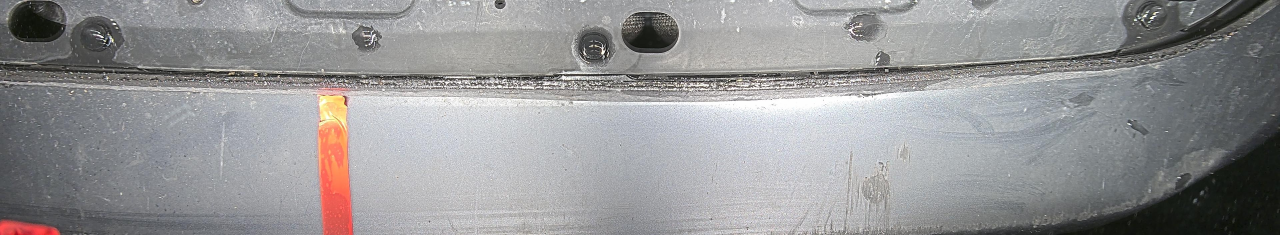
#> input picture pics/1000.jpg, 3839 x 705 px, found by its file name (shown at 1/3 size); its folder holds 4 pictures in this run
$ python collage_stitcher.py
#> lines starting #> are read from the running program, lines starting #| are printed output that depends on the picture
import cv2
import os
import numpy as np

# Set the maximum width and hight of each image in the collage
max_width = 3839
max_height = 705
images=[]
# Create a SIFT object
orb = cv2.ORB_create(edgeThreshold = 80,patchSize = 4,fastThreshold = 90,WTA_K=4)
bf = cv2.BFMatcher(cv2.NORM_HAMMING2, crossCheck=True)

img_list=os.listdir(rf'C:\Users\Avishag\Desktop\SpinFrameRND\undercarriage\colagge_stitching\pics')
# Get a list of all the image files that you want to include in the collage
for img in img_list:
    images.append(cv2.imread(rf'.\pics\{img}'))
#> pass 2 of the loop `for img in img_list:`:
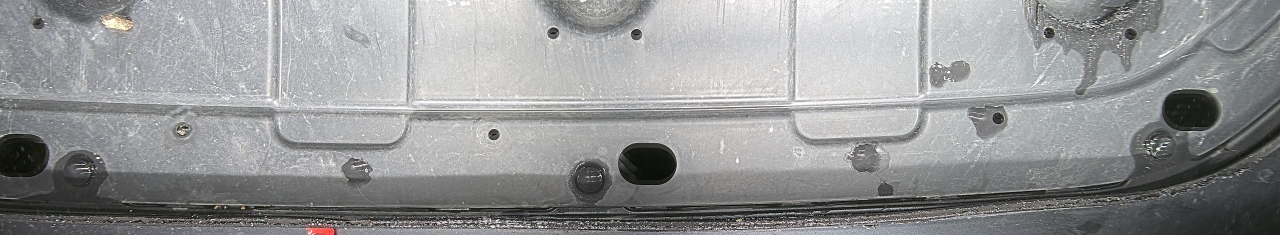
#> input picture pics/1001.jpg, 3839 x 705 px, found by its file name (shown at 1/3 size)
#> pass 3 of the loop `for img in img_list:`:
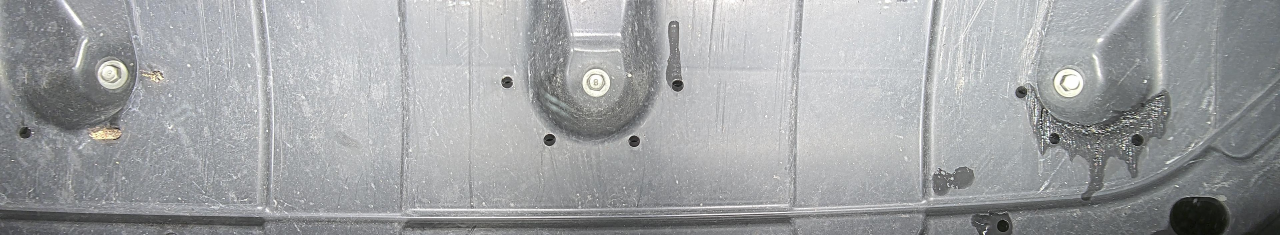
#> input picture pics/1002.jpg, 3839 x 705 px, found by its file name (shown at 1/3 size)
#> the loop made 4 passes; the first 3 are shown
images=images[::-1]


# Calculate the number of rows and columns in the collage based on the number of images
num_images = len(images)
num_cols = 1 #number of cams
num_rows = num_images

# Create a new blank image to use as the collage
collage = np.zeros((num_rows * max_height, num_cols * max_width, 3), np.uint8)

# Paste each image into the collage

row = 0
col = 0
for image in images:
    # Resize the image to fit within the maximum width and hight
    hight,width = image.shape[:2]
#> hight = 705; width = 3839
    if hight > max_height or width > max_width:
        #get scale parameter for resizing
        if hight > width:
            scale = max_height / hight
        else:
            scale = max_width / width
        #resize image
        image = cv2.resize(image, (int(width * scale), int(hight * scale)))
        hight, width = image.shape[:2]
    if row==0:
         # Paste the image into the collage
            y_start = row * max_height + (max_height - hight) // 2
#> y_start = 0
            y_end = y_start + hight
#> y_end = 705
            x_start = col * max_width + (max_width - width) // 2
#> x_start = 0
            x_end = x_start + width
#> x_end = 3839
            collage[y_start:y_end, x_start:x_end] = image
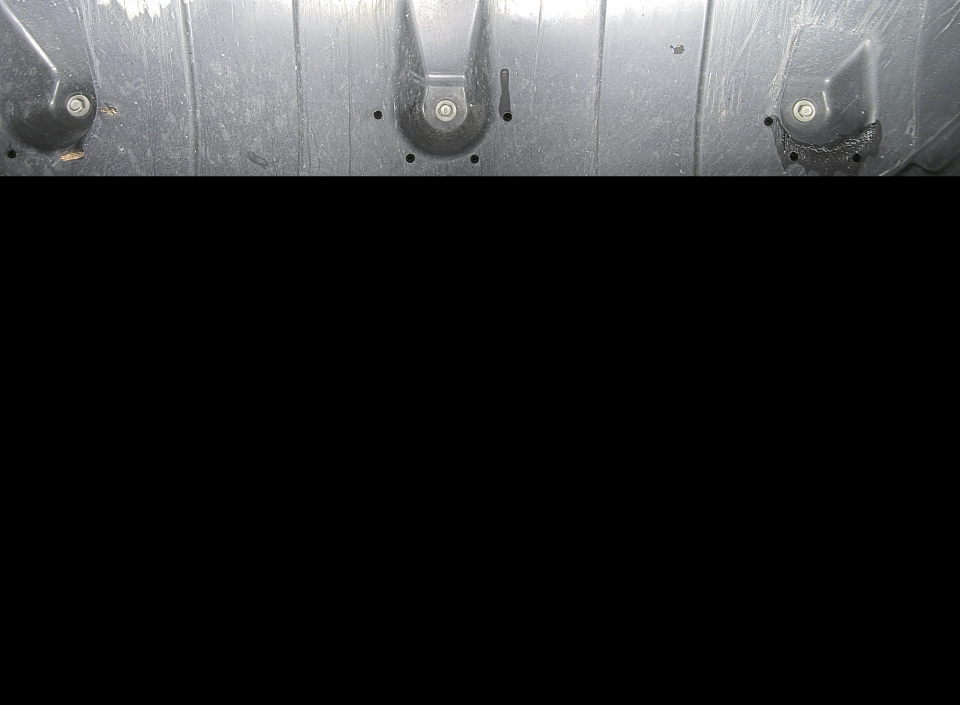
#> collage: shape (2820, 3839, 3) (shown at 1/4 size); mean B, G, R 38.6, 37.9, 37.5
            # Move to the next row and column
            row += 1
            cv2.imwrite('collage.jpg', collage)
    else:
            #find matching key point and get coordinates in collage and in picture
            img1 = cv2.imread("collage.jpg")
            col_hight=y_end
            img2 = image
            kp1, des1 = orb.detectAndCompute(img1, None)
            kp2, des2 = orb.detectAndCompute(img2, None)
            # Match the descriptors
            matches = bf.match(des1, des2)
            # Sort the matches by their distance (the lower the distance, the better the match)
            matches = sorted(matches, key=lambda x:x.distance)
            # Find the lowest keypoint in both images
            lowest_kp1 = None
            lowest_kp2 = None
            lowest_dist = float('inf')

            for match in matches:
                # Get the keypoints for the current match
                kp1_match = kp1[match.queryIdx]
                kp2_match = kp2[match.trainIdx]

                # Check if this is the lowest keypoint so far
                if (kp1_match.pt[1]-x_end < lowest_dist):
                    lowest_dist = kp1_match.pt[1]
                    lowest_kp1 = kp1_match
                    lowest_kp2 = kp2_match

            print(lowest_kp1.pt[0])
            print(lowest_kp1.pt[1])
            print(lowest_kp2.pt[0])
            print(lowest_kp2.pt[1])
            #crop pic from kp up (leave bottom part)
            # cv2.imshow('image',image)
            image=image[int(lowest_kp2.pt[1]):,:]
            # cv2.imshow('image2',image)
            # cv2.imshow('image3',img1)
            # cv2.waitKey(99)
            hight, width = image.shape[:2]
            #add cropped pic to collage
            y_start =col_hight
            y_end = y_start + hight
            x_start = col * max_width + (max_width - width) // 2
            x_end = x_start + width
            collage[y_start:y_end, x_start:x_end] = image
            # Move to the next row and column
            row += 1
            # if col == num_cols:
            #     col = 0
            #     row += 1
            cv2.imwrite('collage.jpg', collage)
#> pass 2 of the loop `for image in images:`:
#> img2 is the input picture: shape (705, 3839, 3); mean B, G, R 164.4, 162.7, 160.7
#> `image=image[int(lowest_kp2.pt[1]):,:]`:
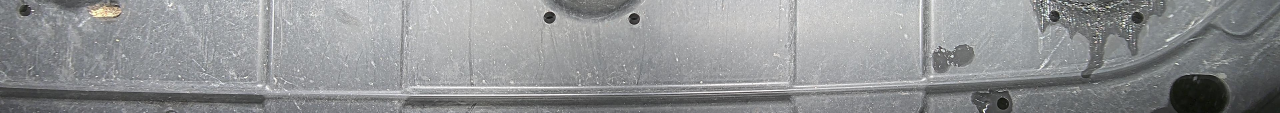
#> image: shape (338, 3839, 3) (shown at 1/3 size); mean of channels 0, 1, 2 148.5, 147, 145.2; drawn as B, G, R
#> `collage[y_start:y_end, x_start:x_end] = image`:
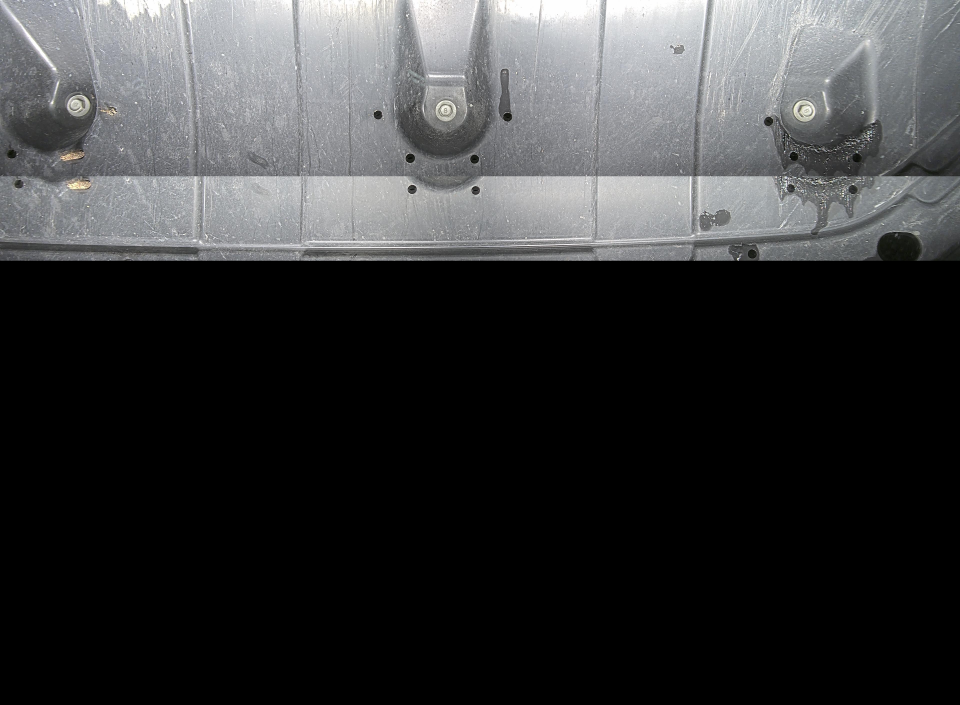
#> collage: shape (2820, 3839, 3) (shown at 1/4 size); mean B, G, R 56.4, 55.5, 54.9
#> pass 3 of the loop `for image in images:`:
#> img2 is the input picture: shape (705, 3839, 3); mean B, G, R 150.4, 149.8, 148.8
#> `image=image[int(lowest_kp2.pt[1]):,:]`:
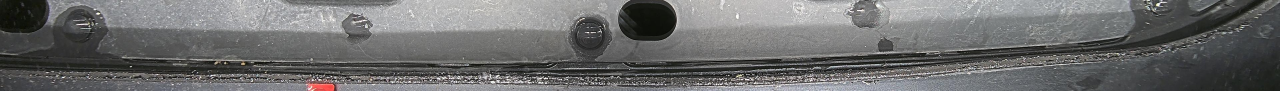
#> image: shape (272, 3839, 3) (shown at 1/3 size); mean of channels 0, 1, 2 109.1, 109.1, 108.8; drawn as B, G, R
#> `collage[y_start:y_end, x_start:x_end] = image`:
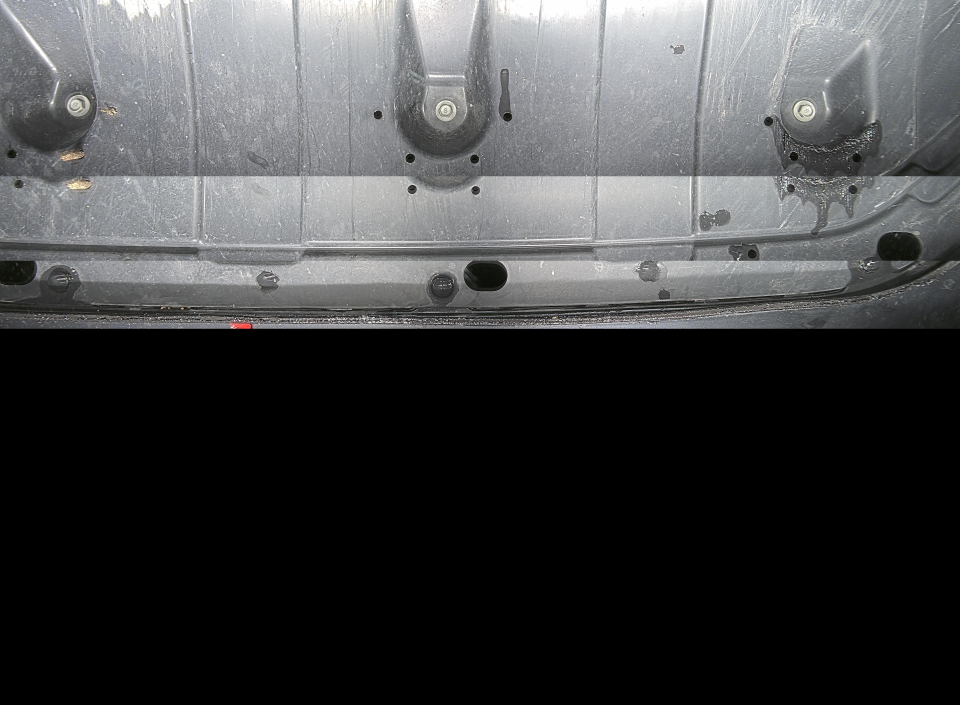
#> collage: shape (2820, 3839, 3) (shown at 1/4 size); mean B, G, R 67, 66.1, 65.4
#> the loop made 4 passes; the first 3 are shown

# Save the collage
fcol=collage[:y_end,:x_end]
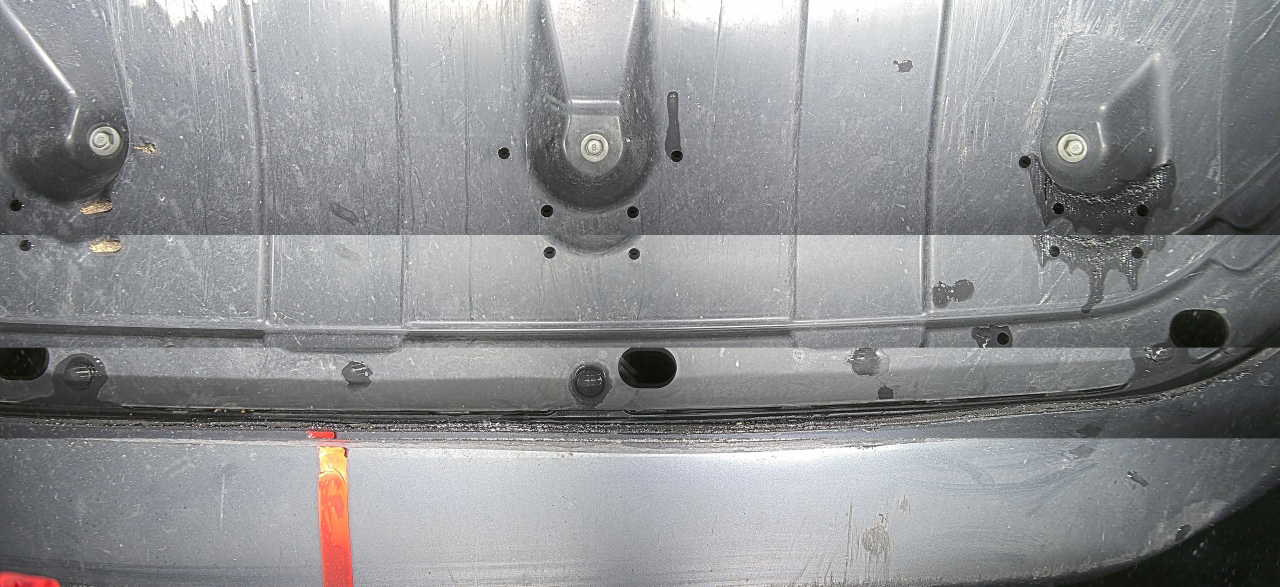
#> fcol: shape (1760, 3839, 3) (shown at 1/3 size); mean B, G, R 147.2, 145.2, 144.2
cv2.imwrite('collage.jpg', fcol)
